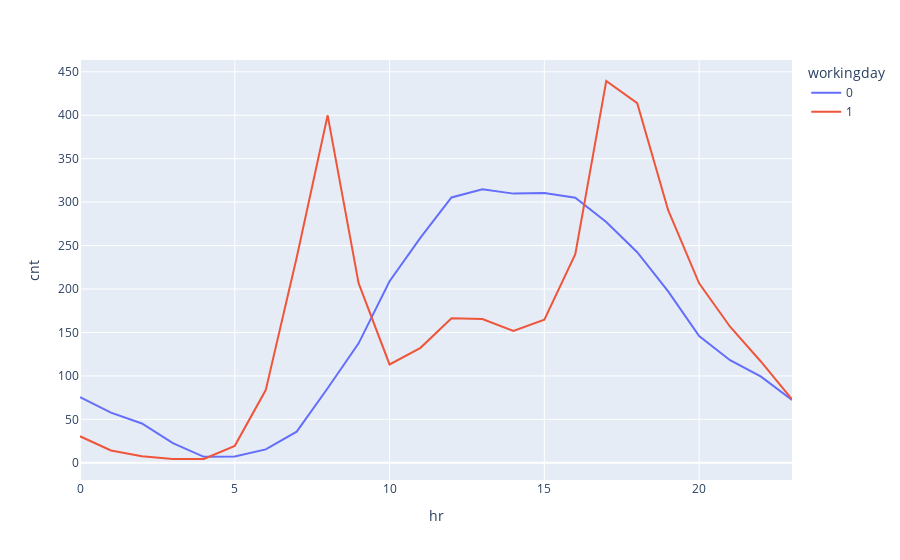

Here is the notebook cell this chart was saved with:
### Markdown cell above
### Comportamiento por workingday

### Code cell
df_0_2 = df_0[['workingday', 'hr', 'cnt']].groupby(['workingday', 'hr']).mean().reset_index()
px.line(df_0_2, x='hr', y='cnt', color='workingday')

### Figure 1 — Plotly figure (JSON) as saved in the notebook; plotly's stock layout.template omitted (floating-point values rounded to 4 significant figures)
{"data": [{"hovertemplate": "workingday=0<br>hr=%{x}<br>cnt=%{y}<extra></extra>", "legendgroup": "0", "line": {"color": "#636efa", "dash": "solid"}, "marker": {"symbol": "circle"}, "mode": "lines", "name": "0", "orientation": "v", "showlegend": true, "type": "scatter", "x": [0, 1, 2, 3, 4, 5, 6, 7, 8, 9, 10, 11, 12, 13, 14, 15, 16, 17, 18, 19, 20, 21, 22, 23], "xaxis": "x", "y": [75.44, 57.64, 45.22, 22.56, 6.839, 7.173, 15.39, 35.86, 85.72, 137.5, 208.9, 259.2, 305.3, 314.8, 309.8, 310.5, 305.0, 277.2, 242.4, 197.2, 145.8, 118.1, 99.2, 72.28], "yaxis": "y"}, {"hovertemplate": "workingday=1<br>hr=%{x}<br>cnt=%{y}<extra></extra>", "legendgroup": "1", "line": {"color": "#EF553B", "dash": "solid"}, "marker": {"symbol": "circle"}, "mode": "lines", "name": "1", "orientation": "v", "showlegend": true, "type": "scatter", "x": [0, 1, 2, 3, 4, 5, 6, 7, 8, 9, 10, 11, 12, 13, 14, 15, 16, 17, 18, 19, 20, 21, 22, 23], "xaxis": "x", "y": [30.48, 14.18, 7.615, 4.334, 4.392, 19.46, 83.63, 236.2, 399.9, 206.8, 113.1, 132.3, 166.4, 165.5, 151.7, 164.7, 240.2, 439.4, 414.0, 290.7, 206.6, 156.6, 116.3, 72.91], "yaxis": "y"}], "layout": {"legend": {"title": {"text": "workingday"}, "tracegroupgap": 0}, "margin": {"t": 60}, "xaxis": {"anchor": "y", "domain": [0, 1], "title": {"text": "hr"}}, "yaxis": {"anchor": "x", "domain": [0, 1], "title": {"text": "cnt"}}}}
